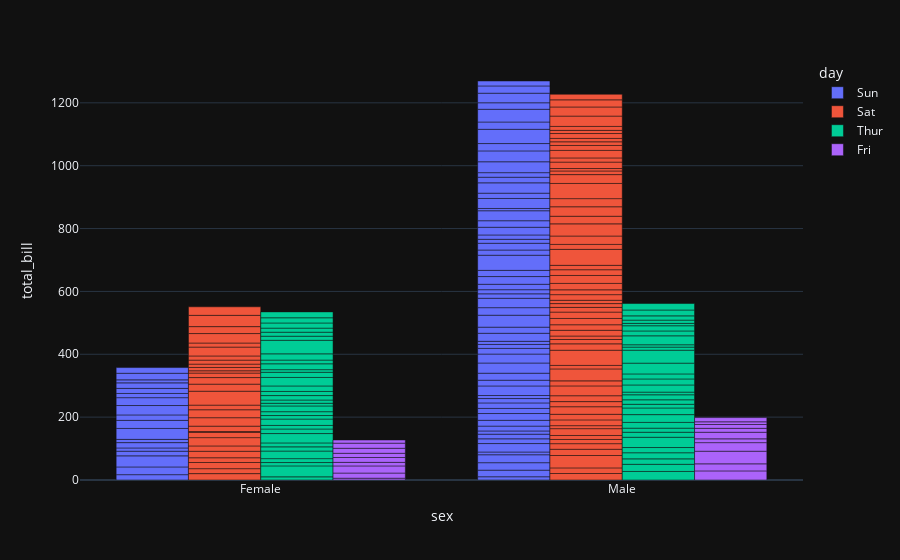

The notebook cell saved with this chart:
### Code cell
fig = px.bar(data_frame= df,
             x = "sex",
             y = "total_bill",
             color = "day",
             barmode="group")
fig.show()

### Figure 1 — Plotly figure (JSON) as saved in the notebook; plotly's stock layout.template omitted (floating-point values rounded to 4 significant figures)
{"data": [{"alignmentgroup": "True", "hovertemplate": "day=Sun<br>sex=%{x}<br>total_bill=%{y}<extra></extra>", "legendgroup": "Sun", "marker": {"color": "#636efa", "pattern": {"shape": ""}}, "name": "Sun", "offsetgroup": "Sun", "orientation": "v", "showlegend": true, "textposition": "auto", "x": ["Female", "Male", "Male", "Male", "Female", "Male", "Male", "Male", "Male", "Male", "Male", "Female", "Male", "Male", "Female", "Male", "Female", "Male", "Female", "Male", "Male", "Male", "Male", "Male", "Male", "Male", "Male", "Male", "Male", "Female", "Female", "Male", "Male", "Male", "Male", "Male", "Female", "Female", "Male", "Male", "Male", "Male", "Male", "Male", "Female", "Male", "Female", "Female", "Male", "Male", "Male", "Female", "Male", "Female", "Male", "Male", "Male", "Male", "Male", "Male", "Male", "Male", "Male", "Female", "Male", "Male", "Male", "Male", "Male", "Male", "Male", "Female", "Male", "Female", "Male", "Male"], "xaxis": "x", "y": [16.99, 10.34, 21.01, 23.68, 24.59, 25.29, 8.77, 26.88, 15.04, 14.78, 10.27, 35.26, 15.42, 18.43, 14.83, 21.58, 10.33, 16.29, 16.97, 17.46, 13.94, 9.68, 30.4, 18.29, 22.23, 32.4, 28.55, 18.04, 12.54, 10.29, 34.81, 9.94, 25.56, 19.49, 38.07, 23.95, 25.71, 17.31, 29.93, 14.07, 13.13, 17.26, 24.55, 19.77, 29.85, 48.17, 25.0, 13.39, 16.49, 21.5, 12.66, 16.21, 13.81, 17.51, 24.52, 20.76, 31.71, 7.25, 31.85, 16.82, 32.9, 17.89, 14.48, 9.6, 34.63, 34.65, 23.33, 45.35, 23.17, 40.55, 20.69, 20.9, 30.46, 18.15, 23.1, 15.69], "yaxis": "y", "type": "bar"}, {"alignmentgroup": "True", "hovertemplate": "day=Sat<br>sex=%{x}<br>total_bill=%{y}<extra></extra>", "legendgroup": "Sat", "marker": {"color": "#EF553B", "pattern": {"shape": ""}}, "name": "Sat", "offsetgroup": "Sat", "orientation": "v", "showlegend": true, "textposition": "auto", "x": ["Male", "Male", "Female", "Female", "Male", "Male", "Male", "Male", "Male", "Male", "Female", "Male", "Male", "Female", "Female", "Male", "Male", "Male", "Female", "Male", "Male", "Male", "Male", "Female", "Male", "Male", "Male", "Male", "Male", "Male", "Male", "Male", "Female", "Female", "Male", "Male", "Male", "Female", "Female", "Female", "Female", "Male", "Male", "Female", "Female", "Female", "Male", "Male", "Male", "Male", "Female", "Male", "Female", "Female", "Female", "Male", "Male", "Male", "Male", "Male", "Female", "Male", "Male", "Male", "Female", "Female", "Female", "Male", "Male", "Male", "Female", "Male", "Male", "Female", "Male", "Male", "Male", "Male", "Male", "Male", "Male", "Male", "Female", "Male", "Female", "Male", "Male"], "xaxis": "x", "y": [20.65, 17.92, 20.29, 15.77, 39.42, 19.82, 17.81, 13.37, 12.69, 21.7, 19.65, 9.55, 18.35, 15.06, 20.69, 17.78, 24.06, 16.31, 16.93, 18.69, 31.27, 16.04, 38.01, 26.41, 11.24, 48.27, 20.29, 13.81, 11.02, 18.29, 17.59, 20.08, 16.45, 3.07, 20.23, 15.01, 12.02, 17.07, 26.86, 25.28, 14.73, 10.51, 17.92, 44.3, 22.42, 20.92, 15.36, 20.49, 25.21, 18.24, 14.31, 14.0, 7.25, 10.59, 10.63, 50.81, 15.81, 26.59, 38.73, 24.27, 12.76, 30.06, 25.89, 48.33, 13.27, 28.17, 12.9, 28.15, 11.59, 7.74, 30.14, 20.45, 13.28, 22.12, 24.01, 15.69, 11.61, 10.77, 15.53, 10.07, 12.6, 32.83, 35.83, 29.03, 27.18, 22.67, 17.82], "yaxis": "y", "type": "bar"}, {"alignmentgroup": "True", "hovertemplate": "day=Thur<br>sex=%{x}<br>total_bill=%{y}<extra></extra>", "legendgroup": "Thur", "marker": {"color": "#00cc96", "pattern": {"shape": ""}}, "name": "Thur", "offsetgroup": "Thur", "orientation": "v", "showlegend": true, "textposition": "auto", "x": ["Male", "Male", "Male", "Male", "Male", "Female", "Male", "Male", "Female", "Male", "Male", "Male", "Male", "Female", "Female", "Female", "Male", "Female", "Male", "Male", "Female", "Female", "Male", "Female", "Female", "Male", "Male", "Female", "Female", "Female", "Female", "Female", "Female", "Female", "Male", "Female", "Female", "Male", "Male", "Female", "Female", "Female", "Female", "Female", "Male", "Male", "Female", "Male", "Male", "Male", "Male", "Male", "Female", "Female", "Male", "Male", "Female", "Female", "Female", "Male", "Female", "Female"], "xaxis": "x", "y": [27.2, 22.76, 17.29, 19.44, 16.66, 10.07, 32.68, 15.98, 34.83, 13.03, 18.28, 24.71, 21.16, 10.65, 12.43, 24.08, 11.69, 13.42, 14.26, 15.95, 12.48, 29.8, 8.52, 14.52, 11.38, 22.82, 19.08, 20.27, 11.17, 12.26, 18.26, 8.51, 10.33, 14.15, 16.0, 13.16, 17.47, 34.3, 41.19, 27.05, 16.43, 8.35, 18.64, 11.87, 9.78, 7.51, 19.81, 28.44, 15.48, 16.58, 7.56, 10.34, 43.11, 13.0, 13.51, 18.71, 12.74, 13.0, 16.4, 20.53, 16.47, 18.78], "yaxis": "y", "type": "bar"}, {"alignmentgroup": "True", "hovertemplate": "day=Fri<br>sex=%{x}<br>total_bill=%{y}<extra></extra>", "legendgroup": "Fri", "marker": {"color": "#ab63fa", "pattern": {"shape": ""}}, "name": "Fri", "offsetgroup": "Fri", "orientation": "v", "showlegend": true, "textposition": "auto", "x": ["Male", "Male", "Female", "Female", "Female", "Male", "Male", "Male", "Male", "Male", "Female", "Female", "Male", "Female", "Male", "Female", "Male", "Female", "Female"], "xaxis": "x", "y": [28.97, 22.49, 5.75, 16.32, 22.75, 40.17, 27.28, 12.03, 21.01, 12.46, 11.35, 15.38, 12.16, 13.42, 8.58, 15.98, 13.42, 16.27, 10.09], "yaxis": "y", "type": "bar"}], "layout": {"xaxis": {"anchor": "y", "domain": [0.0, 1.0], "title": {"text": "sex"}}, "yaxis": {"anchor": "x", "domain": [0.0, 1.0], "title": {"text": "total_bill"}}, "legend": {"title": {"text": "day"}, "tracegroupgap": 0}, "margin": {"t": 60}, "barmode": "group"}}
